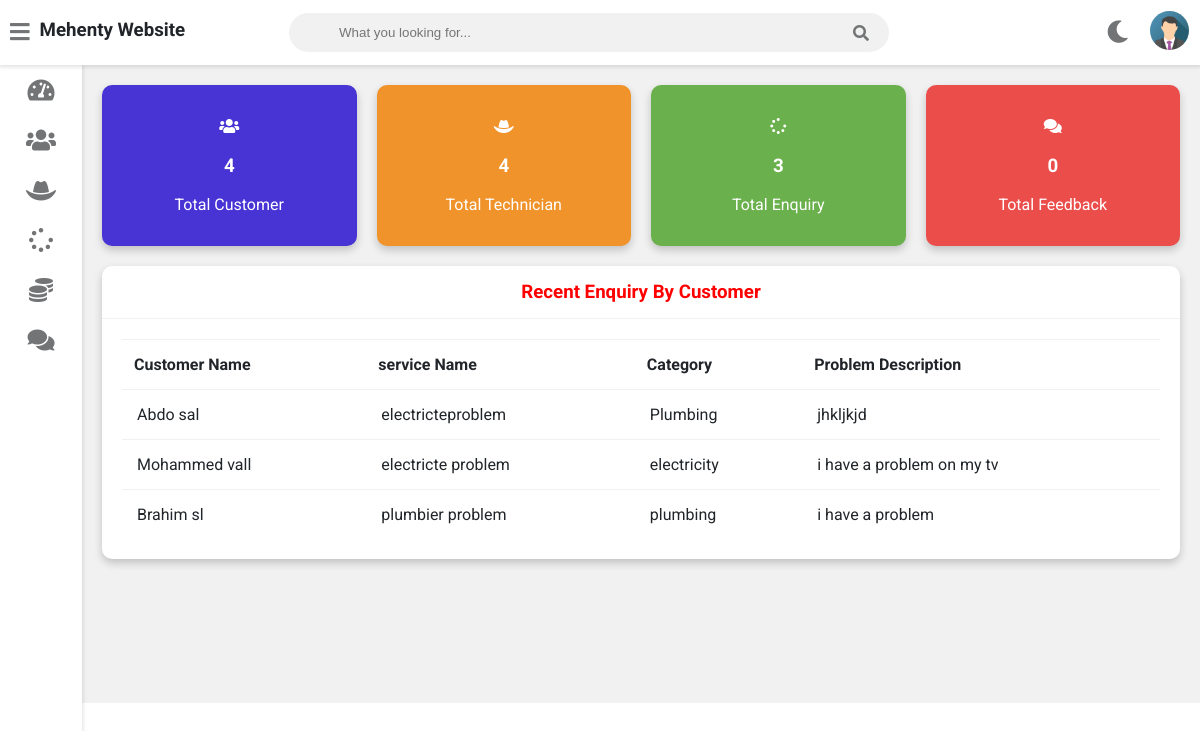
/admin-dashboard (signed in), run on an earlier commit of the app's database.
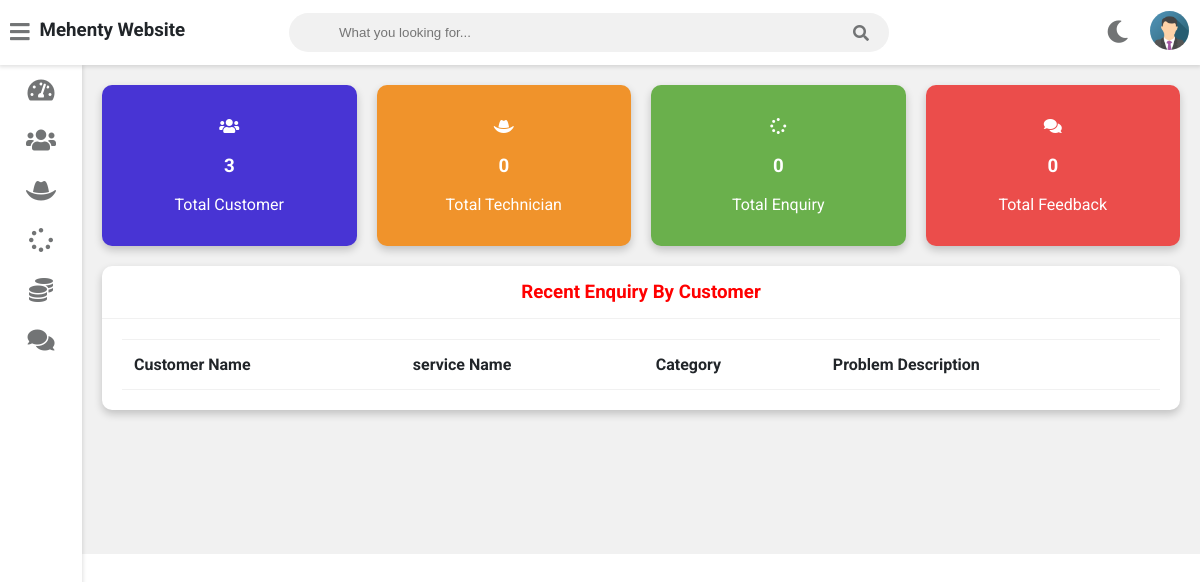
And on a later commit of the database.
### service/models.py (models this page shows, shortened)
class Customer(models.Model):
    user=models.OneToOneField(User,on_delete=models.CASCADE)
    profile_pic= models.ImageField(upload_to='profile_pic/CustomerProfilePic/',null=True,blank=True)
    address = models.CharField(max_length=40)
    mobile = models.CharField(max_length=20,null=False)
    @property
    def get_name(self):
        return self.user.first_name+" "+self.user.last_name

class Request(models.Model):
    cat=(('Plumbing', 'Plumbing'),('Electricity', 'Electricity'),('Painting', 'Painting'),('Carpentry', 'Carpentry'))
    category=models.CharField(max_length=50,choices=cat)
    service_no=models.PositiveIntegerField(null=False)
    service_name = models.CharField(max_length=40,null=False)
    problem_description = models.CharField(max_length=500,null=False)
    date=models.DateField(auto_now=True)
    cost=models.PositiveIntegerField(null=True)
    customer=models.ForeignKey('Customer', on_delete=models.CASCADE,null=True)
    Technician=models.ForeignKey('Technician',on_delete=models.CASCADE,null=True)
    stat=(('Pending','Pending'),('Approved','Approved'),('Repairing','Repairing'),('Repairing Done','Repairing Done'),('Released','Released'))
    status=models.CharField(max_length=50,choices=stat,default='Pending',null=True)

### service/views.py (the view)
# urls.py: path('admin-dashboard', views.admin_dashboard_view,name='admin-dashboard'),
@login_required(login_url='adminlogin')
def admin_dashboard_view(request):
    enquiry=models.Request.objects.all().order_by('-id')
    customers=[]
    for enq in enquiry:
        customer=models.Customer.objects.get(id=enq.customer_id)
        customers.append(customer)
    dict={
    'total_customer':models.Customer.objects.all().count(),
    'total_Technician':models.Technician.objects.all().count(),
    'total_request':models.Request.objects.all().count(),
    'total_feedback':models.Feedback.objects.all().count(),
    'data':zip(customers,enquiry),
    }
    return render(request,'service/admin_dashboard.html',context=dict)

### templates/service/admin_dashboard.html
{% extends 'service/adminbase.html' %}
{% load static %}
{% block content %}
	<div class="wrapper">
		<div class="row">
			<div class="col-3 col-m-6 col-sm-6">
				<div class="counter bg-primary">
					<p>
						<i class="fas fa-users"></i>
					</p>
					<h3>{{total_customer}}</h3>
					<p>Total Customer</p>
				</div>
			</div>
			<div class="col-3 col-m-6 col-sm-6">
				<div class="counter bg-warning">
					<p>
						<i class="fas fa-hat-cowboy"></i>
					</p>
					<h3>{{total_Technician}}</h3>
					<p>Total Technician</p>
				</div>
			</div>
			<div class="col-3 col-m-6 col-sm-6">
				<div class="counter bg-success">
					<p>
						<i class="fas fa-spinner"></i>
					</p>
					<h3>{{total_request}}</h3>
					<p>Total Enquiry</p>
				</div>
			</div>
			<div class="col-3 col-m-6 col-sm-6">
				<div class="counter bg-danger">
					<p>
						<i class="fas fa-comments"></i>
					</p>
					<h3>{{total_feedback}}</h3>
					<p>Total Feedback</p>
				</div>
			</div>
		</div>
		<div class="row">
			<div class="col-12 col-m-12 col-sm-12">
				<div class="card">
					<div class="card-header">
						<h3 style="color:red; text-align:center" >Recent Enquiry By Customer
						</h3>
					</div>
					<div class="card-content">
						<table>
							<thead>
								<tr>
									<th>Customer Name</th>
									<th>service Name</th>
									<th>Category</th>
									<th>Problem  Description</th>
								</tr>
							</thead>
							<tbody>
								{% for c,r in data %}
								<tr>
									<td> {{c.get_name}}</td>
									<td> {{r.service_name}}</td>
									<td>{{r.category}}</td>
									<td>{{r.problem_description}}</td>
								</tr>
								{% endfor %}
							</tbody>
						</table>
					</div>
				</div>
			</div>
		</div>
  <br><br><br><br><br><br>
	</div>
{% endblock content %}

What changed in the data, as far as the page shows it:
removed Customer: get_name "Abdo sal", service_name "electricteproblem", category "Plumbing", problem_description "jhkljkjd"
no longer on this page (row edited): Customer: get_name "Mohammed vall", service_name "electricte problem", category "electricity", problem_description "i have a problem on my tv"
no longer on this page (row edited): Customer: get_name "Brahim sl", service_name "plumbier problem", category "plumbing", problem_description "i have a problem"
Also different on the page:
{{ total_customer }}: "4" → "3"
{{ total_Technician }}: "4" → "0"
{{ total_request }}: "3" → "0"
